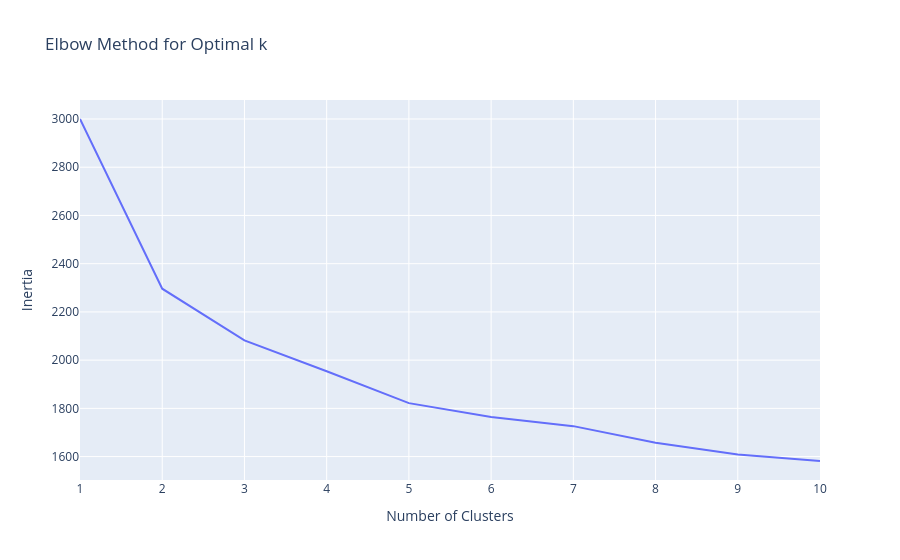

Source (notebook cell):
### Markdown cell above
How many clusters are best fit? We can identify this by using the elbow method.

### Code cell
inertias = []
for k in range(1, 11):
    kmeans = KMeans(n_clusters=k, random_state=42)
    kmeans.fit(scaled_data)
    inertias.append(kmeans.inertia_)

fig = px.line(x=list(range(1, 11)), 
        y=inertias, 
        labels={'x': 'Number of Clusters', 'y': 'Inertia'}, 
        title='Elbow Method for Optimal k')
fig.show()

### Figure 1 — Plotly figure (JSON) as saved in the notebook; plotly's stock layout.template omitted (floating-point values rounded to 4 significant figures)
{"data": [{"hovertemplate": "Number of Clusters=%{x}<br>Inertia=%{y}<extra></extra>", "legendgroup": "", "line": {"color": "#636efa", "dash": "solid"}, "marker": {"symbol": "circle"}, "mode": "lines", "name": "", "orientation": "v", "showlegend": false, "type": "scatter", "x": [1, 2, 3, 4, 5, 6, 7, 8, 9, 10], "xaxis": "x", "y": [3000.0, 2296.0, 2082.0, 1954.0, 1822.0, 1764.0, 1726.0, 1658.0, 1609.0, 1582.0], "yaxis": "y"}], "layout": {"legend": {"tracegroupgap": 0}, "title": {"text": "Elbow Method for Optimal k"}, "xaxis": {"anchor": "y", "domain": [0, 1], "title": {"text": "Number of Clusters"}}, "yaxis": {"anchor": "x", "domain": [0, 1], "title": {"text": "Inertia"}}}}
